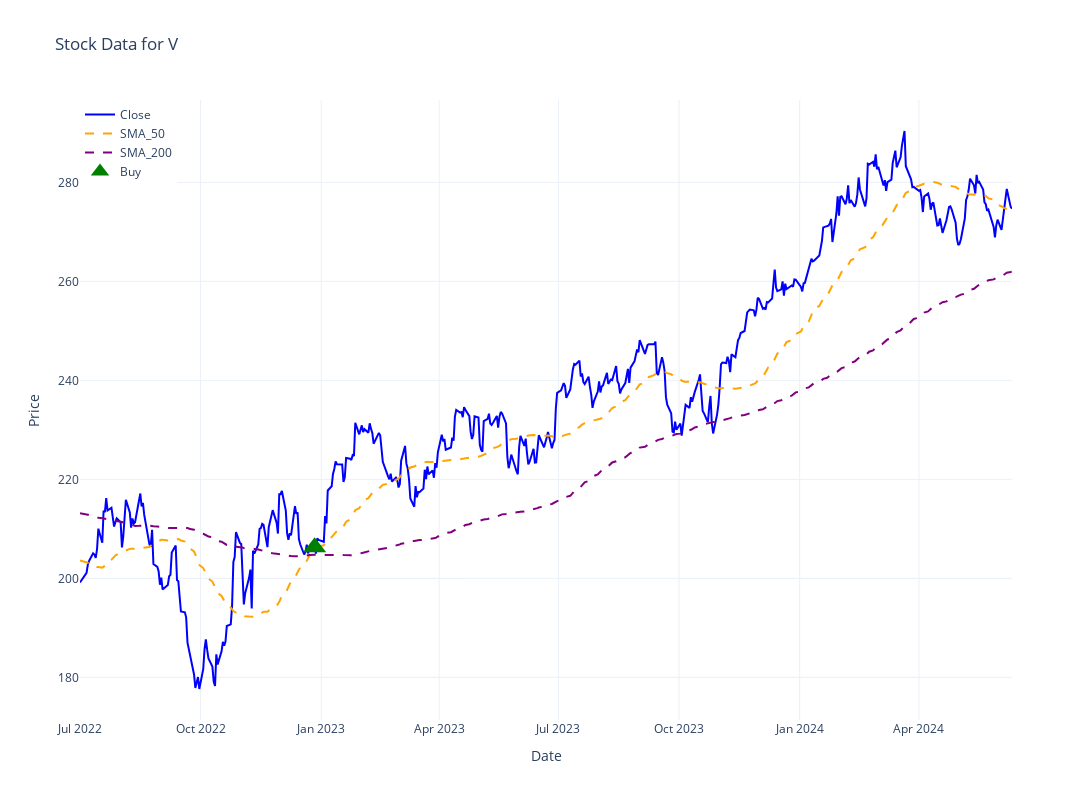

The notebook cell this image was saved under:
### Code cell
import pandas as pd
import yfinance as yf
import plotly.graph_objects as go

def get_stock_data(ticker: str, days: int) -> pd.DataFrame:
    # Calculate the start date based on the number of days
    end_date = pd.to_datetime('today')
    start_date = end_date - pd.Timedelta(days=days)
    
    # Fetch the data using yfinance
    stock_data = yf.download(ticker, start=start_date, end=end_date)
    
    return stock_data


def get_doubleDeathCross(ticker, days):

    stock_data = get_stock_data(ticker, days)

    # Calculate SMAs
    stock_data['SMA_50'] = stock_data['Close'].rolling(window=50).mean()
    stock_data['SMA_200'] = stock_data['Close'].rolling(window=200).mean()

    # Generate buy/sell signals
    stock_data['Signal'] = 0

    # If the current 50-day SMA crossed below the current 200-day SMA and the previous 50-day SMA crossed above the previous SMA, then sell (indicate = -1)
    stock_data.loc[(stock_data['SMA_50'] <= stock_data['SMA_200']) & (stock_data['SMA_50'].shift(1) > stock_data['SMA_200'].shift(1)), 'Signal'] = -1

    # If the current 50-day SMA crossed above the current 200-day SMA and the previous 50-day SMA crossed below the previous SMA, then buy (indicate = 1)
    stock_data.loc[(stock_data['SMA_50'] >= stock_data['SMA_200']) & (stock_data['SMA_50'].shift(1) < stock_data['SMA_200'].shift(1)), 'Signal'] = 1

    stock_data.dropna(inplace=True)

    # Create the plotly figure
    fig = go.Figure()

    # Add the close price trace
    fig.add_trace(go.Scatter(x=stock_data.index, y=stock_data['Close'], mode='lines', name='Close', line=dict(color='blue')))

    # Add the SMA_50 trace
    fig.add_trace(go.Scatter(x=stock_data.index, y=stock_data['SMA_50'], mode='lines', name='SMA_50', line=dict(color='orange', dash='dash')))

    # Add the SMA_200 trace
    fig.add_trace(go.Scatter(x=stock_data.index, y=stock_data['SMA_200'], mode='lines', name='SMA_200', line=dict(color='purple', dash='dash')))

    # Add buy signals
    fig.add_trace(go.Scatter(x=stock_data[stock_data['Signal'] == 1].index,
                            y=stock_data['Close'][stock_data['Signal'] == 1],
                            mode='markers',
                            name='Buy',
                            marker=dict(symbol='triangle-up', color='green', size=20)))

    # Add sell signals
    fig.add_trace(go.Scatter(x=stock_data[stock_data['Signal'] == -1].index,
                            y=stock_data['Close'][stock_data['Signal'] == -1],
                            mode='markers',
                            name='Sell',
                            marker=dict(symbol='triangle-down', color='red', size=20)))

    # Update layout
    fig.update_layout(
        title=f'Stock Data for {ticker}',
        xaxis_title='Date',
        yaxis_title='Price',
        legend=dict(x=0, y=1, traceorder='normal'),
        template='plotly_white',
        height=800,
        width=1200
    )

    # Show the plot
    fig.show()

### Figure 1 — Plotly figure (JSON) as saved in the notebook; plotly's stock layout.template omitted (floating-point values rounded to 4 significant figures; data arrays with more than 128 entries replaced by an {"elided": "..."} marker saying what was removed)
{"data": [{"line": {"color": "blue"}, "mode": "lines", "name": "Close", "type": "scatter", "x": {"elided": "489 str values"}, "y": {"elided": "489 float values"}}, {"line": {"color": "orange", "dash": "dash"}, "mode": "lines", "name": "SMA_50", "type": "scatter", "x": {"elided": "489 str values"}, "y": {"elided": "489 float values"}}, {"line": {"color": "purple", "dash": "dash"}, "mode": "lines", "name": "SMA_200", "type": "scatter", "x": {"elided": "489 str values"}, "y": {"elided": "489 float values"}}, {"marker": {"color": "green", "size": 20, "symbol": "triangle-up"}, "mode": "markers", "name": "Buy", "type": "scatter", "x": ["2022-12-27T00:00:00"], "y": [206.3]}, {"marker": {"color": "red", "size": 20, "symbol": "triangle-down"}, "mode": "markers", "name": "Sell", "type": "scatter", "x": [], "y": []}], "layout": {"height": 800, "legend": {"traceorder": "normal", "x": 0, "y": 1}, "title": {"text": "Stock Data for V"}, "width": 1200, "xaxis": {"title": {"text": "Date"}}, "yaxis": {"title": {"text": "Price"}}}}
